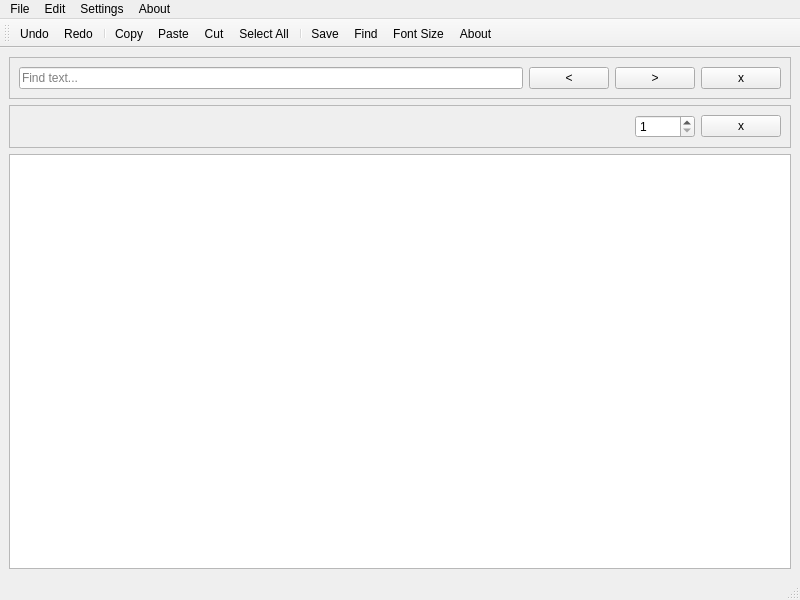
<?xml version="1.0" encoding="UTF-8"?>
<ui version="4.0">
 <class>MainWindow</class>
 <widget class="QMainWindow" name="MainWindow">
  <property name="geometry">
   <rect>
    <x>0</x>
    <y>0</y>
    <width>800</width>
    <height>600</height>
   </rect>
  </property>
  <property name="windowTitle">
   <string>MainWindow</string>
  </property>
  <widget class="QWidget" name="centralwidget">
   <layout class="QVBoxLayout" name="verticalLayout">
    <item>
     <widget class="QFrame" name="Searchframe">
      <property name="minimumSize">
       <size>
        <width>0</width>
        <height>0</height>
       </size>
      </property>
      <property name="frameShape">
       <enum>QFrame::Shape::StyledPanel</enum>
      </property>
      <property name="frameShadow">
       <enum>QFrame::Shadow::Raised</enum>
      </property>
      <layout class="QHBoxLayout" name="horizontalLayout">
       <item>
        <widget class="QLineEdit" name="Finder">
         <property name="placeholderText">
          <string>Find text...</string>
         </property>
        </widget>
       </item>
       <item>
        <widget class="QPushButton" name="btnPrev">
         <property name="text">
          <string>&lt;</string>
         </property>
         <property name="shortcut">
          <string>Left</string>
         </property>
        </widget>
       </item>
       <item>
        <widget class="QPushButton" name="btnNext">
         <property name="text">
          <string>&gt;</string>
         </property>
         <property name="shortcut">
          <string>Right</string>
         </property>
        </widget>
       </item>
       <item>
        <widget class="QPushButton" name="btnClose">
         <property name="text">
          <string>x</string>
         </property>
         <property name="shortcut">
          <string>Esc</string>
         </property>
        </widget>
       </item>
      </layout>
     </widget>
    </item>
    <item>
     <widget class="QFrame" name="Fontframe">
      <property name="frameShape">
       <enum>QFrame::Shape::StyledPanel</enum>
      </property>
      <property name="frameShadow">
       <enum>QFrame::Shadow::Raised</enum>
      </property>
      <layout class="QHBoxLayout" name="horizontalLayout_2">
       <item>
        <spacer name="horizontalSpacer">
         <property name="orientation">
          <enum>Qt::Orientation::Horizontal</enum>
         </property>
         <property name="sizeHint" stdset="0">
          <size>
           <width>40</width>
           <height>20</height>
          </size>
         </property>
        </spacer>
       </item>
       <item>
        <widget class="QSpinBox" name="Sizer">
         <property name="sizePolicy">
          <sizepolicy hsizetype="Minimum" vsizetype="Fixed">
           <horstretch>0</horstretch>
           <verstretch>0</verstretch>
          </sizepolicy>
         </property>
         <property name="minimumSize">
          <size>
           <width>60</width>
           <height>0</height>
          </size>
         </property>
         <property name="minimum">
          <number>1</number>
         </property>
         <property name="maximum">
          <number>200</number>
         </property>
        </widget>
       </item>
       <item>
        <widget class="QPushButton" name="btnclosefont">
         <property name="text">
          <string>x</string>
         </property>
        </widget>
       </item>
      </layout>
     </widget>
    </item>
    <item>
     <widget class="QTextEdit" name="textEdit">
      <property name="font">
       <font>
        <pointsize>15</pointsize>
       </font>
      </property>
      <property name="cursor" stdset="0">
       <cursorShape>IBeamCursor</cursorShape>
      </property>
     </widget>
    </item>
   </layout>
  </widget>
  <widget class="QMenuBar" name="menubar">
   <property name="geometry">
    <rect>
     <x>0</x>
     <y>0</y>
     <width>800</width>
     <height>25</height>
    </rect>
   </property>
   <widget class="QMenu" name="menuFile">
    <property name="title">
     <string>File</string>
    </property>
    <addaction name="actionNew"/>
    <addaction name="actionOpen"/>
    <addaction name="separator"/>
    <addaction name="actionSave"/>
    <addaction name="actionSave_as"/>
   </widget>
   <widget class="QMenu" name="menuEdit">
    <property name="title">
     <string>Edit</string>
    </property>
    <addaction name="actionCopy"/>
    <addaction name="actionPaste"/>
    <addaction name="actionCut"/>
    <addaction name="separator"/>
    <addaction name="actionSelect_All"/>
    <addaction name="actionUndo"/>
    <addaction name="actionRedo"/>
    <addaction name="separator"/>
    <addaction name="actionFind"/>
    <addaction name="actionFont_Size"/>
   </widget>
   <widget class="QMenu" name="menuAbout">
    <property name="title">
     <string>About</string>
    </property>
    <addaction name="actionAbout"/>
   </widget>
   <widget class="QMenu" name="menuSettings">
    <property name="title">
     <string>Settings</string>
    </property>
    <widget class="QMenu" name="menuToolbar">
     <property name="title">
      <string>Toolbar</string>
     </property>
     <addaction name="actionLock_Unlock"/>
     <addaction name="actionShow_Hide"/>
    </widget>
    <addaction name="menuToolbar"/>
    <addaction name="actionSwitch_Theme"/>
    <addaction name="actionAbout"/>
   </widget>
   <addaction name="menuFile"/>
   <addaction name="menuEdit"/>
   <addaction name="menuSettings"/>
   <addaction name="menuAbout"/>
  </widget>
  <widget class="QStatusBar" name="statusbar"/>
  <widget class="QToolBar" name="toolBar">
   <property name="windowTitle">
    <string>toolBar</string>
   </property>
   <attribute name="toolBarArea">
    <enum>TopToolBarArea</enum>
   </attribute>
   <attribute name="toolBarBreak">
    <bool>false</bool>
   </attribute>
   <addaction name="actionUndo"/>
   <addaction name="actionRedo"/>
   <addaction name="separator"/>
   <addaction name="actionCopy"/>
   <addaction name="actionPaste"/>
   <addaction name="actionCut"/>
   <addaction name="actionSelect_All"/>
   <addaction name="separator"/>
   <addaction name="actionSave"/>
   <addaction name="actionFind"/>
   <addaction name="actionFont_Size"/>
   <addaction name="actionAbout"/>
  </widget>
  <action name="actionNew">
   <property name="icon">
    <iconset theme="QIcon::ThemeIcon::DocumentNew"/>
   </property>
   <property name="text">
    <string>New</string>
   </property>
   <property name="shortcut">
    <string>Ctrl+N</string>
   </property>
  </action>
  <action name="actionOpen">
   <property name="icon">
    <iconset theme="QIcon::ThemeIcon::DocumentOpen"/>
   </property>
   <property name="text">
    <string>Open</string>
   </property>
   <property name="shortcut">
    <string>Ctrl+O</string>
   </property>
  </action>
  <action name="actionSave">
   <property name="icon">
    <iconset theme="QIcon::ThemeIcon::DocumentSave"/>
   </property>
   <property name="text">
    <string>Save</string>
   </property>
   <property name="shortcut">
    <string>Ctrl+S</string>
   </property>
  </action>
  <action name="actionSave_as">
   <property name="icon">
    <iconset theme="QIcon::ThemeIcon::DocumentSaveAs"/>
   </property>
   <property name="text">
    <string>Save As</string>
   </property>
   <property name="shortcut">
    <string>Ctrl+Shift+S</string>
   </property>
  </action>
  <action name="actionCopy">
   <property name="icon">
    <iconset theme="QIcon::ThemeIcon::EditCopy"/>
   </property>
   <property name="text">
    <string>Copy</string>
   </property>
   <property name="shortcut">
    <string>Ctrl+C</string>
   </property>
  </action>
  <action name="actionPaste">
   <property name="icon">
    <iconset theme="QIcon::ThemeIcon::EditPaste"/>
   </property>
   <property name="text">
    <string>Paste</string>
   </property>
   <property name="shortcut">
    <string>Ctrl+V</string>
   </property>
  </action>
  <action name="actionCut">
   <property name="icon">
    <iconset theme="QIcon::ThemeIcon::EditCut"/>
   </property>
   <property name="text">
    <string>Cut</string>
   </property>
   <property name="shortcut">
    <string>Ctrl+X</string>
   </property>
  </action>
  <action name="actionRedo">
   <property name="icon">
    <iconset theme="QIcon::ThemeIcon::EditRedo"/>
   </property>
   <property name="text">
    <string>Redo</string>
   </property>
   <property name="shortcut">
    <string>Ctrl+Y</string>
   </property>
  </action>
  <action name="actionUndo">
   <property name="icon">
    <iconset theme="QIcon::ThemeIcon::EditUndo"/>
   </property>
   <property name="text">
    <string>Undo</string>
   </property>
   <property name="shortcut">
    <string>Ctrl+Z</string>
   </property>
  </action>
  <action name="actionAbout">
   <property name="icon">
    <iconset theme="QIcon::ThemeIcon::HelpAbout"/>
   </property>
   <property name="text">
    <string>About</string>
   </property>
   <property name="shortcut">
    <string>F1</string>
   </property>
  </action>
  <action name="actionSelect_All">
   <property name="icon">
    <iconset theme="QIcon::ThemeIcon::EditSelectAll"/>
   </property>
   <property name="text">
    <string>Select All</string>
   </property>
   <property name="shortcut">
    <string>Ctrl+A</string>
   </property>
  </action>
  <action name="actionFind">
   <property name="icon">
    <iconset theme="QIcon::ThemeIcon::SystemSearch"/>
   </property>
   <property name="text">
    <string>Find</string>
   </property>
   <property name="shortcut">
    <string>Ctrl+F</string>
   </property>
  </action>
  <action name="actionSwitch_Theme">
   <property name="icon">
    <iconset theme="QIcon::ThemeIcon::WeatherClear"/>
   </property>
   <property name="text">
    <string>Switch Theme</string>
   </property>
  </action>
  <action name="actionLock_Unlock">
   <property name="checkable">
    <bool>true</bool>
   </property>
   <property name="text">
    <string>Lock/Unlock</string>
   </property>
  </action>
  <action name="actionShow_Hide">
   <property name="checkable">
    <bool>true</bool>
   </property>
   <property name="text">
    <string>Show/Hide</string>
   </property>
  </action>
  <action name="actionFont_Size">
   <property name="icon">
    <iconset theme="QIcon::ThemeIcon::MailMessageNew"/>
   </property>
   <property name="text">
    <string>Font Size</string>
   </property>
  </action>
 </widget>
 <resources/>
 <connections/>
</ui>
